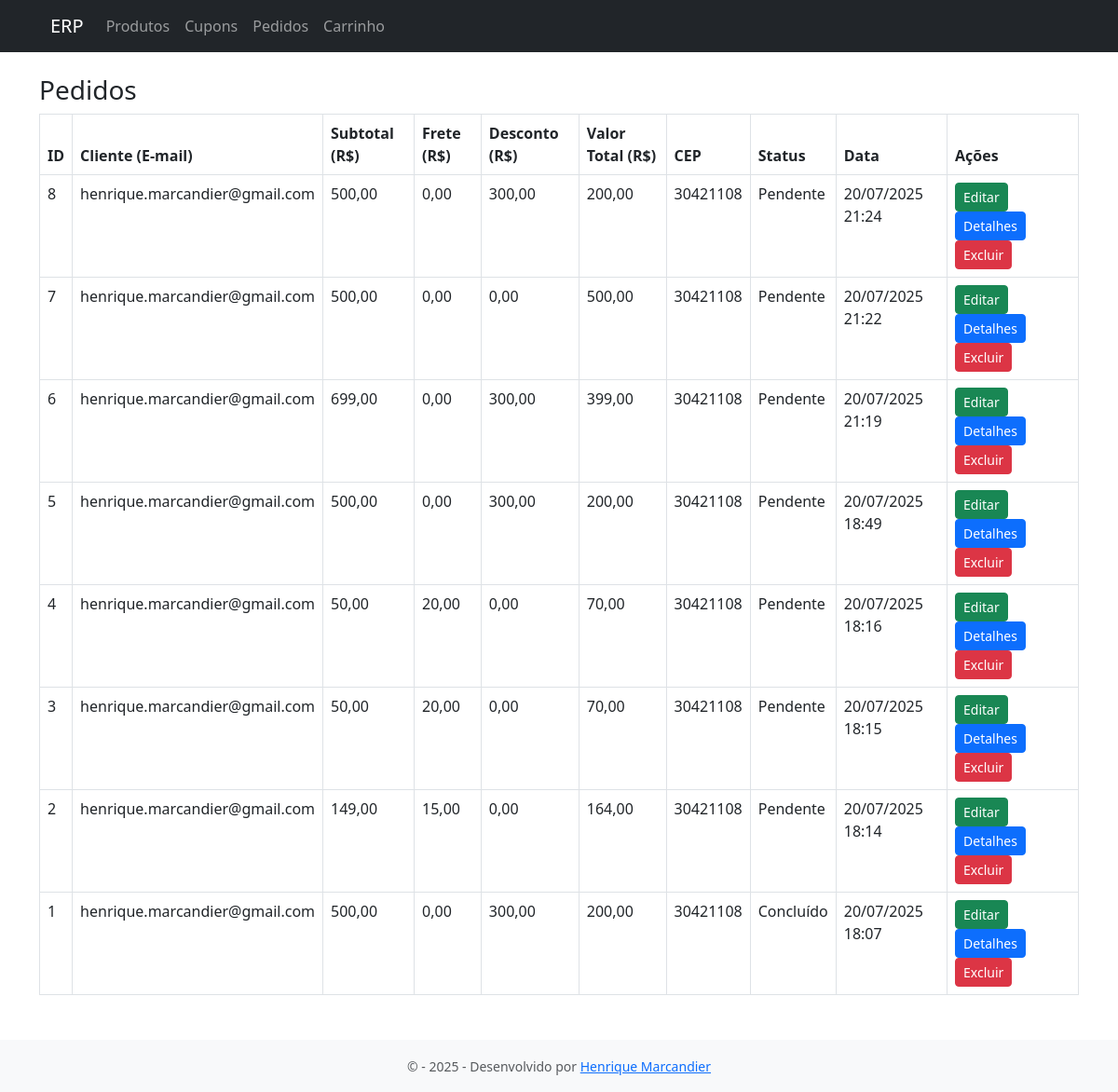
The app's page /?url=pedidos, older data.
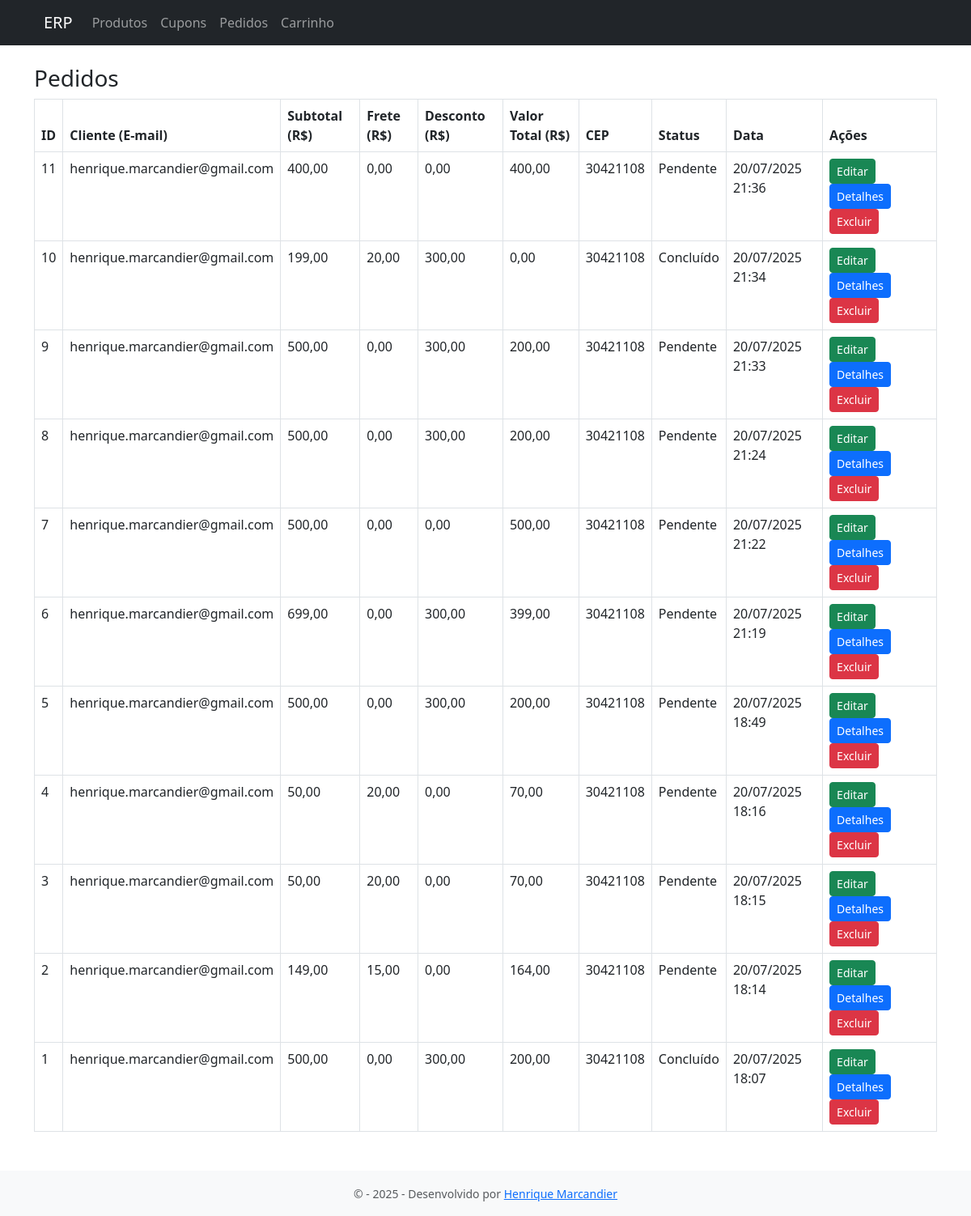
The same page, newer data.
### tables this page shows
CREATE TABLE `pedidos` (
  `id` int(11) NOT NULL AUTO_INCREMENT,
  `cliente_nome` varchar(100) NOT NULL,
  `email_cliente` varchar(100) DEFAULT NULL,
  `cep` varchar(10) DEFAULT NULL,
  `endereco` varchar(255) DEFAULT NULL,
  `status` enum('Pendente','Processando','Enviado','Cancelado','Concluído') DEFAULT 'Pendente',
  `cupom_aplicado` varchar(255) DEFAULT NULL,
  `subtotal` decimal(10,2) NOT NULL DEFAULT 0.00,
  `frete` decimal(10,2) NOT NULL DEFAULT 0.00,
  `desconto` decimal(10,2) NOT NULL DEFAULT 0.00,
  `total` decimal(10,2) NOT NULL DEFAULT 0.00,
  `criado_em` datetime DEFAULT current_timestamp(),
  PRIMARY KEY (`id`)
);

### controllers/PedidoController.php (called while the page is built, shortened)
<?php
require_once __DIR__ . '/../models/Cupom.php';
        ?>
        <?php
function listarPedidos() {
    global $conn;
    $res = $conn->query("SELECT * FROM pedidos ORDER BY id DESC");
    $pedidos = $res->fetch_all(MYSQLI_ASSOC);
    include __DIR__ . '/../views/pedidos/lista.php';
}
?>

### views/pedidos/lista.php (the view)
<?php include __DIR__ . '/../layout/header.php'; ?>
<div class="container mt-4">
  <h3>Pedidos</h3>
  <table class="table table-bordered">
    <thead>
      <tr>
        <th>ID</th>
        <th>Cliente (E-mail)</th>
        <th>Subtotal (R$)</th>
        <th>Frete (R$)</th>
        <th>Desconto (R$)</th>
        <th>Valor Total (R$)</th>
        <th>CEP</th>
        <th>Status</th>
        <th>Data</th>
        <th>Ações</th>
      </tr>
    </thead>
    <tbody>
      <?php foreach ($pedidos as $pedido): ?>
      <tr>
        <td><?= $pedido['id'] ?></td>
        <td><?= htmlspecialchars($pedido['email_cliente']) ?></td>
        <td><?= number_format($pedido['subtotal'], 2, ',', '.') ?></td>
        <td><?= number_format($pedido['frete'], 2, ',', '.') ?></td>
        <td><?= number_format($pedido['desconto'], 2, ',', '.') ?></td>
        <td><?= number_format($pedido['total'], 2, ',', '.') ?></td>
        <td><?= htmlspecialchars($pedido['cep']) ?></td>
        <td><?= htmlspecialchars($pedido['status'] ?? 'Pendente') ?></td>
        <td><?= date('d/m/Y H:i', strtotime($pedido['criado_em'] ?? $pedido['data'])) ?></td>
        <td><a href="?url=pedido/editar&id=<?= $pedido['id'] ?>" class="btn btn-sm btn-success">Editar</a> <a href="?url=pedido/detalhes&id=<?= $pedido['id'] ?>" class="btn btn-sm btn-primary">Detalhes</a>
        <a href="?url=pedido/excluir&id=<?= $pedido['id'] ?>"
        class="btn btn-sm btn-danger"
        onclick="return confirm('Tem certeza que deseja excluir este pedido?');">
        Excluir
        </a>
        </td>
      </tr>
      <?php endforeach; ?>
    </tbody>
  </table>
</div>
<?php include __DIR__ . '/../layout/footer.php'; ?>

### public/index.php (shortened to what this page needs)
<?php
$url = $_GET['url'] ?? 'produtos';
require_once __DIR__ . '/../controllers/ProdutoController.php';
require_once __DIR__ . '/../controllers/PedidoController.php';
switch ($url) {
    case 'pedidos': listarPedidos(); break;
}
?>

### views/layout/header.php (shortened to what this page needs)
<!DOCTYPE html>
<html lang="pt-br">
<head>
  <link href="https://cdn.jsdelivr.net/npm/bootstrap@5.3.0/dist/css/bootstrap.min.css" rel="stylesheet">
  <link rel="stylesheet" href="css/style.css">
</head>
<body>
  <header class="navbar navbar-expand-lg navbar-dark bg-dark mb-4">
    <div class="container px-4">
      <a class="navbar-brand" href="?url=produtos">ERP</a>
      <div class="collapse navbar-collapse" id="navbarNav">
        <ul class="navbar-nav">
          <li class="nav-item">
            <a class="nav-link" href="?url=produtos">Produtos</a>
          </li>
          <li class="nav-item">
            <a class="nav-link" href="?url=cupons">Cupons</a>
          </li>
          <li class="nav-item">
            <a class="nav-link" href="?url=pedidos">Pedidos</a>
          </li>
          <li class="nav-item">
            <a class="nav-link" href="?url=carrinho">Carrinho</a>
          </li>
        </ul>
      </div>
    </div>
  </header>

### views/layout/footer.php (shortened to what this page needs)
<footer class="bg-light text-center text-muted py-3 mt-5">
  <div class="container">
    <small>
      &copy - <?=date('Y')?> - Desenvolvido por
      <a href="#" data-bs-toggle="modal" data-bs-target="#modalHenrique">Henrique Marcandier</a>
    </small>
  </div>
</footer>

Row changes from the older to the newer data that the page shows:
added pedidos: id "11", email_cliente "henrique.marcandier@gmail.com", subtotal "400,00", frete "0,00", desconto "0,00", total "400,00", cep "30421108", status "Pendente", criado_em "20/07/2025 21:36"
added pedidos: id "10", email_cliente "henrique.marcandier@gmail.com", subtotal "199,00", frete "20,00", desconto "300,00", total "0,00", cep "30421108", status "Concluído", criado_em "20/07/2025 21:34"
added pedidos: id "9", email_cliente "henrique.marcandier@gmail.com", subtotal "500,00", frete "0,00", desconto "300,00", total "200,00", cep "30421108", status "Pendente", criado_em "20/07/2025 21:33"
